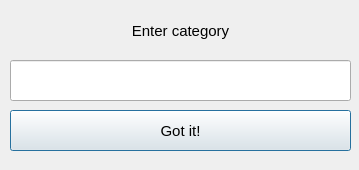
<?xml version="1.0" encoding="UTF-8"?>
<ui version="4.0">
 <class>Dialog</class>
 <widget class="QDialog" name="Dialog">
  <property name="geometry">
   <rect>
    <x>0</x>
    <y>0</y>
    <width>359</width>
    <height>170</height>
   </rect>
  </property>
  <property name="windowTitle">
   <string>Dialog</string>
  </property>
  <widget class="QLabel" name="nclabel">
   <property name="geometry">
    <rect>
     <x>20</x>
     <y>10</y>
     <width>321</width>
     <height>41</height>
    </rect>
   </property>
   <property name="font">
    <font>
     <pointsize>11</pointsize>
    </font>
   </property>
   <property name="text">
    <string>Enter category</string>
   </property>
   <property name="alignment">
    <set>Qt::AlignCenter</set>
   </property>
  </widget>
  <widget class="QLineEdit" name="nclineEdit">
   <property name="geometry">
    <rect>
     <x>10</x>
     <y>60</y>
     <width>341</width>
     <height>41</height>
    </rect>
   </property>
  </widget>
  <widget class="QPushButton" name="ncpushButton">
   <property name="geometry">
    <rect>
     <x>10</x>
     <y>110</y>
     <width>341</width>
     <height>41</height>
    </rect>
   </property>
   <property name="font">
    <font>
     <pointsize>11</pointsize>
    </font>
   </property>
   <property name="text">
    <string>Got it!</string>
   </property>
  </widget>
 </widget>
 <resources/>
 <connections/>
</ui>
